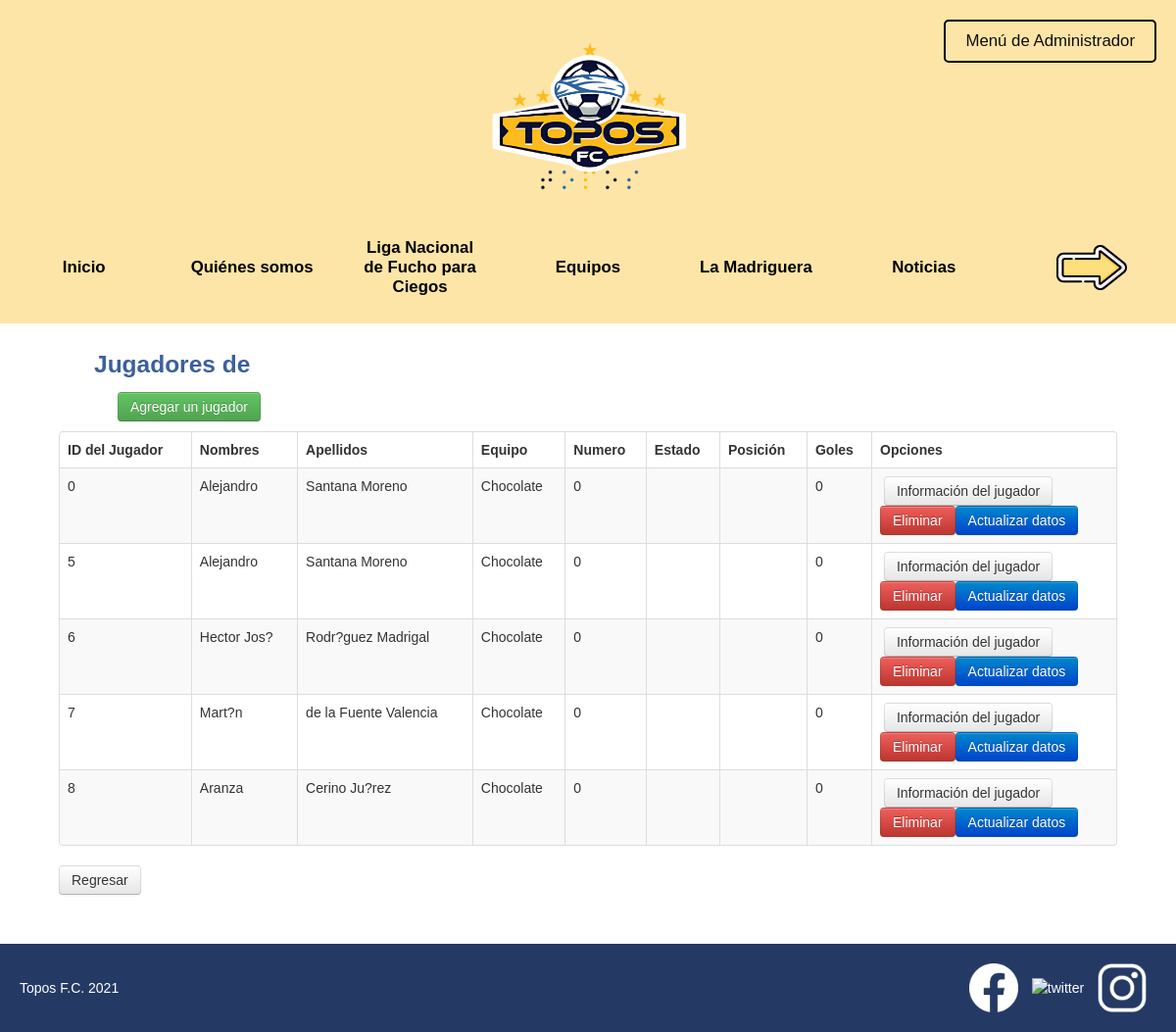
The page /jugadores.php?id=0 on the database its author committed.
### tables this page shows
CREATE TABLE `topos_jugador` (
  `idJugador` int(11) NOT NULL,
  `nombres` varchar(40) NOT NULL,
  `apellidos` varchar(40) NOT NULL,
  `idEquipo` int(11) NOT NULL,
  `estado` varchar(20) NOT NULL,
  `numero` int(2) NOT NULL,
  `posicion` varchar(25) NOT NULL,
  `goles` int(2) NOT NULL
);

CREATE TABLE `topos_equipo` (
  `idEquipo` int(11) NOT NULL,
  `nombre` varchar(40) NOT NULL,
  `creacion` year(4) NOT NULL,
  `goles_totales` int(2) NOT NULL,
  `partidos_totales` int(2) NOT NULL,
  `partidos_ganados` int(2) NOT NULL,
  `partidos_empatados` int(2) NOT NULL,
  `partidos_perdidos` int(2) NOT NULL,
  `puntos_extras` int(2) NOT NULL,
  `logo` varchar(500) NOT NULL,
  `idLiga` int(1) DEFAULT NULL
);

### jugadores.php (the view, shortened to what this page needs)
<!DOCTYPE html>
<html lang="en">
<head>
    <link href="../css/bootstrap.min.css" rel="stylesheet">
    <link rel="stylesheet" href="css/style.css">
</head>
<body>
<div class="container clearfix et_menu_container">
    <nav class="navbar_container">
        <div class="header_top">
            <div class="imagen_navbar">
                <?php
                $pdo = Database::connect();
                $team_id = isset($_GET['id']) ? $_GET['id'] : null;
                $logo_url = 'images/topos_logo.png';
                echo '<img src="' . htmlspecialchars($logo_url) . '" alt="Logo del equipo" onerror="setDefaultImage(this)">';
                ?>
            </div>
            <div class="iniciar_sesion">
                <a href="admin.php">Menú de Administrador</a>
            </div>
        </div>
        <br>
        <div class="lista seccion1">
            <ul>
                <li><a href="https://toposfc.org/">Inicio</a></li>
                <li><a href="https://toposfc.org/quienes-somos/">Quiénes somos</a></li>
                <li><a href="https://toposfc.org/liga-nacional-de-futbol-para-ciegos/">Liga Nacional de Fucho para Ciegos</a></li>
                <li><a href="https://toposfc.org/equipos/">Equipos</a></li>
                <li><a href="https://toposfc.org/cdc_la_madriguera/">La Madriguera</a></li>
                <li><a href="https://toposfc.org/noticias/">Noticias</a></li>
                <li class="flecha"><a href="#seccion2"><img src="images/flecha_abajo.png" alt="Cambio de menú"></a></li>
            </ul>
        </div>
    </nav>
</div>
<div id="divInicial">
<div class="container">
    <div class="bootstrap-section">
    <div class="row">
        <?php
        $team_name = '';
        echo '<h3>Jugadores de ' . htmlspecialchars($team_name) . '</h3>';
        ?>
        <br>
    </div>
    <div class="row">
        <p>
            <a href="#" class="btn btn-success" onclick="openAddPlayerModal(<?php echo htmlspecialchars($team_id); ?>)">Agregar un jugador</a>
        </p>
        <table class="table table-striped table-bordered">
            <thead>
            <tr>
                <th>ID del Jugador</th>
                <th>Nombres</th>
                <th>Apellidos</th>
                <th>Equipo</th>
                <th>Numero</th>
                <th>Estado</th>
                <th>Posición</th>
                <th>Goles</th>
                <th>Opciones</th>
            </tr>
            </thead>
            <tbody>
            <?php
            $sql = "SELECT j.idJugador, j.nombres, j.apellidos, e.nombre AS nombre_equipo, j.numero, j.estado, j.posicion, j.goles
                FROM topos_jugador j
                INNER JOIN topos_equipo e ON j.idEquipo = e.idEquipo
                WHERE j.idEquipo = ?";
            $stmt = $pdo->prepare($sql);
            $stmt->execute([$team_id]);
            foreach ($stmt as $row) {
                echo '<tr>';
                echo '<td>'. htmlspecialchars($row['idJugador']) . '</td>';
                echo '<td>'. htmlspecialchars($row['nombres']) . '</td>';
                echo '<td>'. htmlspecialchars($row['apellidos']) . '</td>';
                echo '<td>'. htmlspecialchars($row['nombre_equipo']) . '</td>';
                echo '<td>'. htmlspecialchars($row['numero']) . '</td>';
                echo '<td>'. htmlspecialchars($row['estado']) . '</td>';
                echo '<td>'. htmlspecialchars($row['posicion']) . '</td>';
                echo '<td>'. htmlspecialchars($row['goles']) . '</td>';
                echo '<td width=250>';
                echo '<a class="btn" href="#" onclick="openShowPlayerModal('.htmlspecialchars($row['idJugador']).')">Información del jugador</a>';
                echo '<a class="btn btn-danger" href="deleteJugadores.php?id='.htmlspecialchars($row['idJugador']).'">Eliminar</a>';
                echo '<a class="btn btn-primary" href="#" onclick="openUpdatePlayerModal('.htmlspecialchars($row['idJugador']).')">Actualizar datos</a>';
                echo '</tr>';
            }
            ?>
            </tbody>
        </table>
        <a class="btn" href="admin.php">Regresar</a>
    </div>
    </div>
</div>
</div>
<footer class="footer">
    <div class="left-content">Topos F.C. 2021</div>
    <div class="right-content">
        <img src="images/facebook-icon-white-png.png" alt="facebook">
        <img src="images/twitter_logo_thin_icon_171449.png" alt="twitter">
        <img src="images/IG-white-instagram-logo-transparent-background-7740.png" alt="instagram">
    </div>
</footer>
</body>
</html>

### css/style.css (style rules this page uses)
* { margin: 0; padding: 0; box-sizing: border-box; }
html, body { overflow-x: hidden; }
body { background-color: #FFFFFF; font-family: 'Allerta', Helvetica, Arial, Lucida, sans-serif; }
h1, h2, h3, h4 { color: #3D5F9C; font-family: 'Allerta', Helvetica, Arial, Lucida, sans-serif; padding-left: 3vw; padding-right: 3vw; padding-bottom: 1px; }
p { text-align: justify; padding-left: 5vw; padding-right: 5vw; }
a { font-style: inherit; padding-left: 5vw; padding-right: 5vw; }
ul { list-style-type: disc; padding-left: 5vw; padding-right: 5vw; }
.container { position: relative; width: 100%; }
.row { padding-left: 60px; }
.navbar_container { background-color: #fde5a7; width: 100vw; padding: 10px 0; display: flex; flex-direction: column; align-items: center; position: relative; }
.header_top { width: 100%; display: flex; justify-content: center; align-items: center; position: relative; padding: 10px; }
.iniciar_sesion { font-size: 1.2em; padding: 10px 20px; cursor: pointer; border: 2px solid #000; border-radius: 5px; transition: background-color 0.3s, transform 0.3s, color 0.3s; position: absolute; right: 20px; top: 10px; }
.iniciar_sesion a { font-style: normal; padding-left: 0; padding-right: 0; text-decoration: none; color: #0e0e0e; }
.imagen_navbar { text-align: center; width: 100%; }
.imagen_navbar img { max-height: 200px; }
.lista { width: 100%; text-align: center; transition: opacity 0.5s ease-in-out, transform 0.5s ease-in-out; opacity: 0; transform: translateY(-20px); display: none; justify-content: space-around; align-items: center; height: 70px; }
.lista.active { display: flex; animation: fadeIn 0.5s ease-in-out forwards; }
nav ul { list-style-type: none; padding: 0; margin: 0; display: flex; justify-content: space-around; align-items: center; width: 100%; }
nav ul li { margin: 0 10px; text-align: center; max-width: 150px; white-space: pre-wrap; flex: 1; }
nav ul li a { text-decoration: none; color: black; padding: 10px; font-size: 1.2em; font-weight: bold; transition: color 0.3s, transform 0.3s; display: inline-block; line-height: 1.2em; margin-bottom: 2vw; }
nav ul li.flecha a { font-size: 1.5em; }
.footer { background-color: #243964; color: white; padding: 20px; display: flex; width: 100%; margin-top: 50px; justify-content: space-between; align-items: center; }
.left-content { flex: 1; }
.right-content img { width: 50px; height: auto; margin-right: 10px; }
.flecha img { width: 6vw; height: auto; }
.reservation-wrapper h1, h2, h3, h4 { padding-top: 10px; padding-left: 3vw; padding-right: 0vw; padding-bottom: 1vw; margin-top: 1vw; margin-bottom: -2vw; text-align: left; }
#divInicial { padding-left: 20px; padding-right: 60px; }

### rows shown on the page
topos_jugador: idJugador "0", nombres "Alejandro", apellidos "Santana Moreno", idEquipo.nombre "Chocolate", numero "0", goles "0"
topos_jugador: idJugador "5", nombres "Alejandro", apellidos "Santana Moreno", idEquipo.nombre "Chocolate", numero "0", goles "0"
topos_jugador: idJugador "6", nombres "Hector Jos?", apellidos "Rodr?guez Madrigal", idEquipo.nombre "Chocolate", numero "0", goles "0"
topos_jugador: idJugador "7", nombres "Mart?n", apellidos "de la Fuente Valencia", idEquipo.nombre "Chocolate", numero "0", goles "0"
topos_jugador: idJugador "8", nombres "Aranza", apellidos "Cerino Ju?rez", idEquipo.nombre "Chocolate", numero "0", goles "0"
